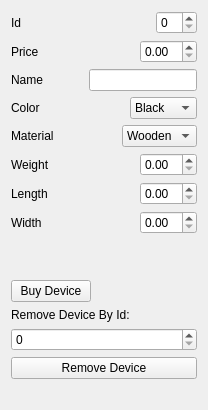
      <widget class="QWidget" name="tab_5">
       <attribute name="title">
        <string>Buy Device</string>
       </attribute>
       <layout class="QVBoxLayout" name="verticalLayout_23">
        <item>
         <layout class="QVBoxLayout" name="verticalLayout_11">
          <item>
           <layout class="QVBoxLayout" name="verticalLayout_9">
            <item>
             <layout class="QHBoxLayout" name="horizontalLayout_12">
              <item>
               <widget class="QLabel" name="label_9">
                <property name="text">
                 <string>Id</string>
                </property>
               </widget>
              </item>
              <item>
               <spacer name="horizontalSpacer_21">
                <property name="orientation">
                 <enum>Qt::Horizontal</enum>
                </property>
                <property name="sizeHint" stdset="0">
                 <size>
                  <width>40</width>
                  <height>20</height>
                 </size>
                </property>
               </spacer>
              </item>
              <item>
               <widget class="QSpinBox" name="sbxId"/>
              </item>
             </layout>
            </item>
            <item>
             <layout class="QHBoxLayout" name="horizontalLayout_15">
              <item>
               <widget class="QLabel" name="label_12">
                <property name="text">
                 <string>Price</string>
                </property>
               </widget>
              </item>
              <item>
               <spacer name="horizontalSpacer_22">
                <property name="orientation">
                 <enum>Qt::Horizontal</enum>
                </property>
                <property name="sizeHint" stdset="0">
                 <size>
                  <width>40</width>
                  <height>20</height>
                 </size>
                </property>
               </spacer>
              </item>
              <item>
               <widget class="QDoubleSpinBox" name="sbxPrice"/>
              </item>
             </layout>
            </item>
            <item>
             <layout class="QHBoxLayout" name="horizontalLayout_18">
              <item>
               <widget class="QLabel" name="label_13">
                <property name="text">
                 <string>Name</string>
                </property>
               </widget>
              </item>
              <item>
               <spacer name="horizontalSpacer_23">
                <property name="orientation">
                 <enum>Qt::Horizontal</enum>
                </property>
                <property name="sizeHint" stdset="0">
                 <size>
                  <width>40</width>
                  <height>20</height>
                 </size>
                </property>
               </spacer>
              </item>
              <item>
               <widget class="QLineEdit" name="lineDevName"/>
              </item>
             </layout>
            </item>
            <item>
             <layout class="QHBoxLayout" name="horizontalLayout_19">
              <item>
               <widget class="QLabel" name="label_14">
                <property name="text">
                 <string>Color</string>
                </property>
               </widget>
              </item>
              <item>
               <spacer name="horizontalSpacer_24">
                <property name="orientation">
                 <enum>Qt::Horizontal</enum>
                </property>
                <property name="sizeHint" stdset="0">
                 <size>
                  <width>40</width>
                  <height>20</height>
                 </size>
                </property>
               </spacer>
              </item>
              <item>
               <widget class="QComboBox" name="cbxColor">
                <item>
                 <property name="text">
                  <string>Black</string>
                 </property>
                </item>
                <item>
                 <property name="text">
                  <string>Blue</string>
                 </property>
                </item>
                <item>
                 <property name="text">
                  <string>Red</string>
                 </property>
                </item>
                <item>
                 <property name="text">
                  <string>Green</string>
                 </property>
                </item>
                <item>
                 <property name="text">
                  <string>White</string>
                 </property>
                </item>
                <item>
                 <property name="text">
                  <string>Silver</string>
                 </property>
                </item>
                <item>
                 <property name="text">
                  <string>Yellow</string>
                 </property>
                </item>
               </widget>
              </item>
             </layout>
            </item>
            <item>
             <layout class="QHBoxLayout" name="horizontalLayout_20">
              <item>
               <widget class="QLabel" name="label_15">
                <property name="text">
                 <string>Material</string>
                </property>
               </widget>
              </item>
              <item>
               <spacer name="horizontalSpacer_25">
                <property name="orientation">
                 <enum>Qt::Horizontal</enum>
                </property>
                <property name="sizeHint" stdset="0">
                 <size>
                  <width>40</width>
                  <height>20</height>
                 </size>
                </property>
               </spacer>
              </item>
              <item>
               <widget class="QComboBox" name="cbxMaterial">
                <item>
                 <property name="text">
                  <string>Wooden</string>
                 </property>
                </item>
                <item>
                 <property name="text">
                  <string>Metal</string>
                 </property>
                </item>
                <item>
                 <property name="text">
                  <string>Plastic</string>
                 </property>
                </item>
                <item>
                 <property name="text">
                  <string>Paper</string>
                 </property>
                </item>
                <item>
                 <property name="text">
                  <string>Fabric</string>
                 </property>
                </item>
               </widget>
              </item>
             </layout>
            </item>
            <item>
             <layout class="QHBoxLayout" name="horizontalLayout_21">
              <item>
               <widget class="QLabel" name="label_16">
                <property name="text">
                 <string>Weight</string>
                </property>
               </widget>
              </item>
              <item>
               <spacer name="horizontalSpacer_26">
                <property name="orientation">
                 <enum>Qt::Horizontal</enum>
                </property>
                <property name="sizeHint" stdset="0">
                 <size>
                  <width>40</width>
                  <height>20</height>
                 </size>
                </property>
               </spacer>
              </item>
              <item>
               <widget class="QDoubleSpinBox" name="sbxWeight"/>
              </item>
             </layout>
            </item>
            <item>
             <layout class="QHBoxLayout" name="horizontalLayout_22">
              <item>
               <widget class="QLabel" name="label_25">
                <property name="text">
                 <string>Length</string>
                </property>
               </widget>
              </item>
              <item>
               <spacer name="horizontalSpacer_27">
                <property name="orientation">
                 <enum>Qt::Horizontal</enum>
                </property>
                <property name="sizeHint" stdset="0">
                 <size>
                  <width>40</width>
                  <height>20</height>
                 </size>
                </property>
               </spacer>
              </item>
              <item>
               <widget class="QDoubleSpinBox" name="sbxLength"/>
              </item>
             </layout>
            </item>
            <item>
             <layout class="QHBoxLayout" name="horizontalLayout_23">
              <item>
               <widget class="QLabel" name="label_26">
                <property name="text">
                 <string>Width</string>
                </property>
               </widget>
              </item>
              <item>
               <spacer name="horizontalSpacer_28">
                <property name="orientation">
                 <enum>Qt::Horizontal</enum>
                </property>
                <property name="sizeHint" stdset="0">
                 <size>
                  <width>40</width>
                  <height>20</height>
                 </size>
                </property>
               </spacer>
              </item>
              <item>
               <widget class="QDoubleSpinBox" name="sbxWidth"/>
              </item>
             </layout>
            </item>
           </layout>
          </item>
          <item>
           <spacer name="verticalSpacer_4">
            <property name="orientation">
             <enum>Qt::Vertical</enum>
            </property>
            <property name="sizeHint" stdset="0">
             <size>
              <width>20</width>
              <height>40</height>
             </size>
            </property>
           </spacer>
          </item>
          <item>
           <layout class="QHBoxLayout" name="horizontalLayout_24">
            <item>
             <widget class="QPushButton" name="PbnBuyDevice">
              <property name="text">
               <string>Buy Device</string>
              </property>
             </widget>
            </item>
            <item>
             <spacer name="horizontalSpacer_30">
              <property name="orientation">
               <enum>Qt::Horizontal</enum>
              </property>
              <property name="sizeHint" stdset="0">
               <size>
                <width>40</width>
                <height>20</height>
               </size>
              </property>
             </spacer>
            </item>
           </layout>
          </item>
         </layout>
        </item>
        <item>
         <widget class="QLabel" name="label_27">
          <property name="text">
           <string>Remove Device By Id:</string>
          </property>
         </widget>
        </item>
        <item>
         <widget class="QSpinBox" name="sbxRmDevice"/>
        </item>
        <item>
         <widget class="QPushButton" name="PbnRmDevice">
          <property name="text">
           <string>Remove Device</string>
          </property>
         </widget>
        </item>
        <item>
         <widget class="QLabel" name="errorLabelD">
          <property name="text">
           <string/>
          </property>
         </widget>
        </item>
       </layout>
      </widget>
